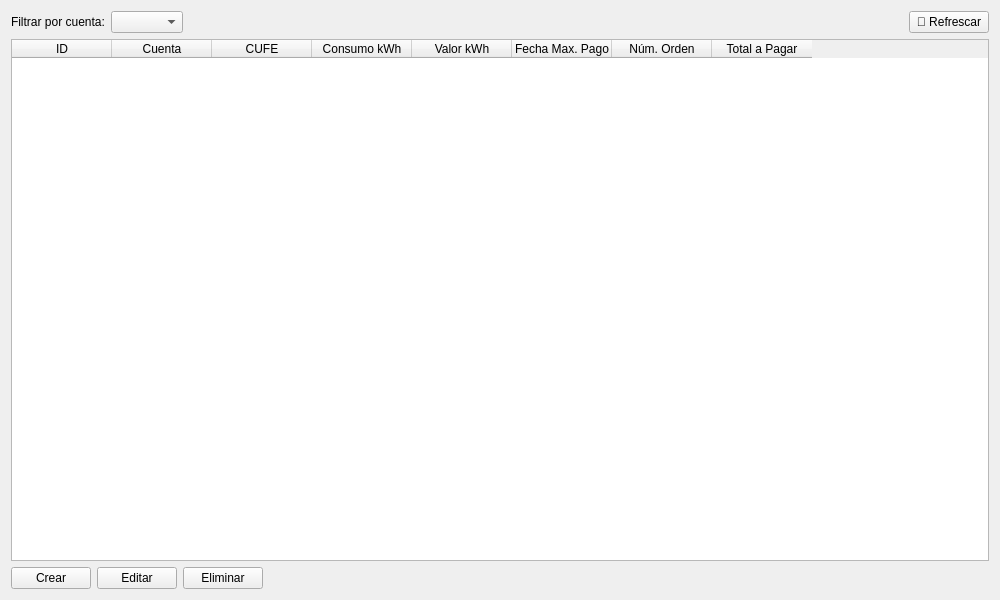
<?xml version="1.0" encoding="UTF-8"?>
<ui version="4.0">
 <class>ConsumosWidget</class>
 <widget class="QWidget" name="ConsumosWidget">
  <property name="geometry">
   <rect>
    <x>0</x>
    <y>0</y>
    <width>1000</width>
    <height>600</height>
   </rect>
  </property>
  <layout class="QVBoxLayout" name="verticalLayout_root">
   <item>
    <layout class="QHBoxLayout" name="horizontalLayout_filters">
     <item>
      <widget class="QLabel" name="label_filtro">
       <property name="text">
        <string>Filtrar por cuenta:</string>
       </property>
      </widget>
     </item>
     <item>
      <widget class="QComboBox" name="combo_filtro_cuenta">
       <property name="minimumWidth">
        <number>200</number>
       </property>
      </widget>
     </item>
     <item>
      <spacer name="horizontalSpacer">
       <property name="orientation">
        <enum>Qt::Horizontal</enum>
       </property>
       <property name="sizeHint" stdset="0">
        <size>
         <width>40</width>
         <height>20</height>
        </size>
       </property>
      </spacer>
     </item>
     <item>
      <widget class="QPushButton" name="btn_refrescar">
       <property name="text">
        <string>🔄 Refrescar</string>
       </property>
       <property name="toolTip">
        <string>Recargar lista de consumos</string>
       </property>
      </widget>
     </item>
    </layout>
   </item>
   <item>
    <widget class="QTableWidget" name="tbl_consumos">
     <property name="sizePolicy">
      <sizepolicy hsizetype="Expanding" vsizetype="Expanding">
       <horstretch>0</horstretch>
       <verstretch>1</verstretch>
      </sizepolicy>
     </property>
     <column>
      <property name="text">
       <string>ID</string>
      </property>
     </column>
     <column>
      <property name="text">
       <string>Cuenta</string>
      </property>
     </column>
     <column>
      <property name="text">
       <string>CUFE</string>
      </property>
     </column>
     <column>
      <property name="text">
       <string>Consumo kWh</string>
      </property>
     </column>
     <column>
      <property name="text">
       <string>Valor kWh</string>
      </property>
     </column>
     <column>
      <property name="text">
       <string>Fecha Max. Pago</string>
      </property>
     </column>
     <column>
      <property name="text">
       <string>Núm. Orden</string>
      </property>
     </column>
     <column>
      <property name="text">
       <string>Total a Pagar</string>
      </property>
     </column>
    </widget>
   </item>
   <item>
    <layout class="QHBoxLayout" name="horizontalLayout_buttons">
     <item>
      <widget class="QPushButton" name="btn_crear">
       <property name="text">
        <string>Crear</string>
       </property>
      </widget>
     </item>
     <item>
      <widget class="QPushButton" name="btn_editar">
       <property name="text">
        <string>Editar</string>
       </property>
      </widget>
     </item>
     <item>
      <widget class="QPushButton" name="btn_eliminar">
       <property name="text">
        <string>Eliminar</string>
       </property>
      </widget>
     </item>
     <item>
      <spacer name="horizontalSpacer2">
       <property name="orientation">
        <enum>Qt::Horizontal</enum>
       </property>
       <property name="sizeHint" stdset="0">
        <size>
         <width>40</width>
         <height>20</height>
        </size>
       </property>
      </spacer>
     </item>
    </layout>
   </item>
  </layout>
 </widget>
 <resources/>
 <connections/>
</ui>
